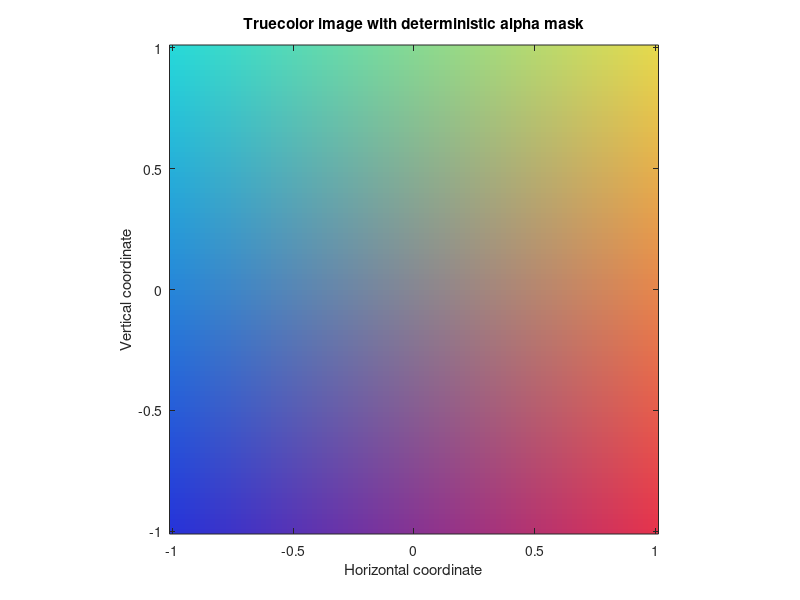

Here is the MATLAB script that generated this plot: (Note: this script raises an error after producing the figure.)
function outputPath = example_rich_image_alpha(outputPath)
%EXAMPLE_RICH_IMAGE_ALPHA Export synthetic truecolor data with an alpha mask.
    root=fileparts(fileparts(fileparts(mfilename('fullpath'))));addpath(fullfile(root,'src'));
    if nargin<1,outputPath=fullfile(root,'.audit','public-preview','examples','12-rich-image-alpha.tex');end
    [folder,name,extension]=fileparts(outputPath);outputBase=outputPath;
    if strcmpi(extension,'.tex'),outputBase=fullfile(folder,name);end
    [x,y]=meshgrid(linspace(-1,1,96));radius=sqrt(x.^2+y.^2);
    rgb=zeros(96,96,3);rgb(:,:,1)=0.15+0.75*(x+1)/2;
    rgb(:,:,2)=0.2+0.65*(y+1)/2;rgb(:,:,3)=0.85-0.55*(x+1)/2;
    alpha=max(0,min(1,(0.92-radius)/0.22));
    fig=figure('Visible','off');cleanup=onCleanup(@()close(fig));ax=axes('Parent',fig);
    handle=image(ax,[-1 1],[-1 1],rgb);set(handle,'AlphaData',alpha,'AlphaDataMapping','none');
    set(ax,'YDir','normal','Color',[1 1 1]);axis(ax,'image');
    xlabel(ax,'Horizontal coordinate');ylabel(ax,'Vertical coordinate');
    title(ax,'Truecolor image with deterministic alpha mask');
    result=m2t.export(fig,outputBase,'ImageBackend','auto','Overwrite',true);
    if ~result.success,error(result.diagnostics(1).code,'%s',result.diagnostics(1).message);end
    outputPath=result.texPath;clear cleanup;
end
